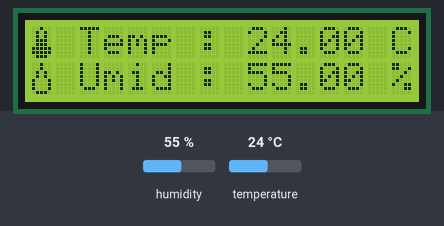
Bench run of a sketch on a simulated Arduino Uno, built with avr-gcc and run on an emulated ATmega328P. On the bench: 16×2 character LCD. Inputs (shaded band) come from the test bench; at power-on: humidity 55 %, temperature 24 °C.

Above: at 1.2 s.
1.3 s: humidity set to 22 %
At 3.5 s:
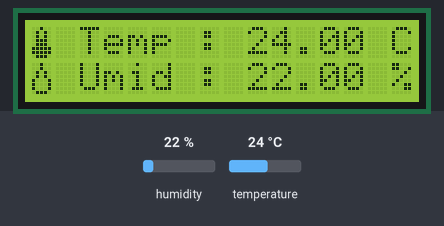
4.0 s: temperature set to 12 °C
At 5.1 s:
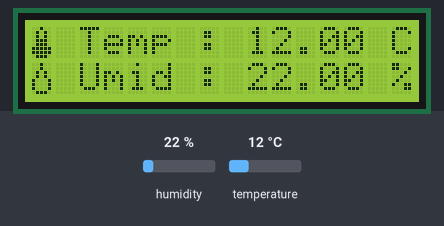
6.7 s: humidity set to 40 %
At 9.4 s:
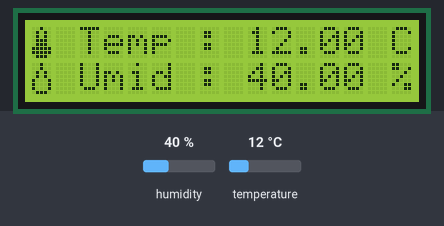
9.7 s: temperature set to 19 °C
At 10.9 s:
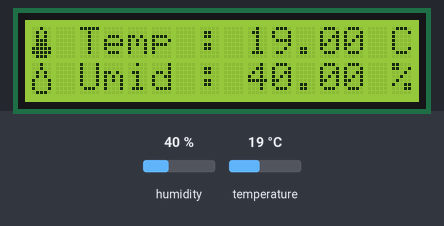
Timing chart, 0 to 12.7 s (numbered marks = the images above; inputs shaded):
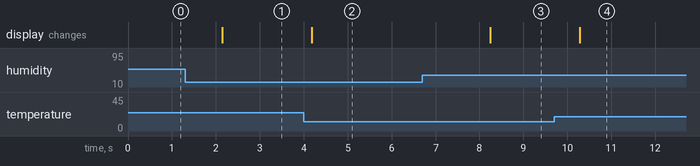

The sketch:

DHT22_LCD.ino
```cpp
#include "DHT.h"
#include <Wire.h>
#include <LiquidCrystal_I2C.h>
LiquidCrystal_I2C lcd(0x27, 16, 2);
DHT dht;

byte Temp[8] = {
  B00100,
  B01010,
  B01010,
  B01110,
  B01110,
  B11111,
  B11111,
  B01110
};

byte Umid[8] = {
  B00100,
  B00100,
  B01010,
  B01010,
  B10001,
  B10001,
  B10001,
  B01110
};


void setup() {
  lcd.begin();
  lcd.backlight();
  dht.setup(5); //data pin D5
  lcd.createChar(0, Temp);
  lcd.createChar(1, Umid);
}

void loop() {
  float humidity = dht.getHumidity();
  float temperature = dht.getTemperature();
  lcd.setCursor(0, 0);
  lcd.print(char(0));
  lcd.setCursor(2, 0);

  lcd.print("Temp :");
  lcd.setCursor(9, 0);
  lcd.print(temperature);
  lcd.setCursor(15, 0);
  lcd.print("C");

  lcd.setCursor(0, 1);
  lcd.print(char(1));
  lcd.setCursor(2, 1);

  lcd.print("Umid :");
  lcd.setCursor(9, 1);
  lcd.print(humidity);
  lcd.setCursor(15, 1);
  lcd.print("%");
}
```

Measured:
- after the input at 1.3 s, the display: changes after 0.85 s (image 1)
- after the input at 4.0 s, the display: changes after 0.18 s (image 2)
- after the input at 6.7 s, the display: changes after 1.6 s (image 3)
- after the input at 9.7 s, the display: changes after 0.58 s (image 4)
